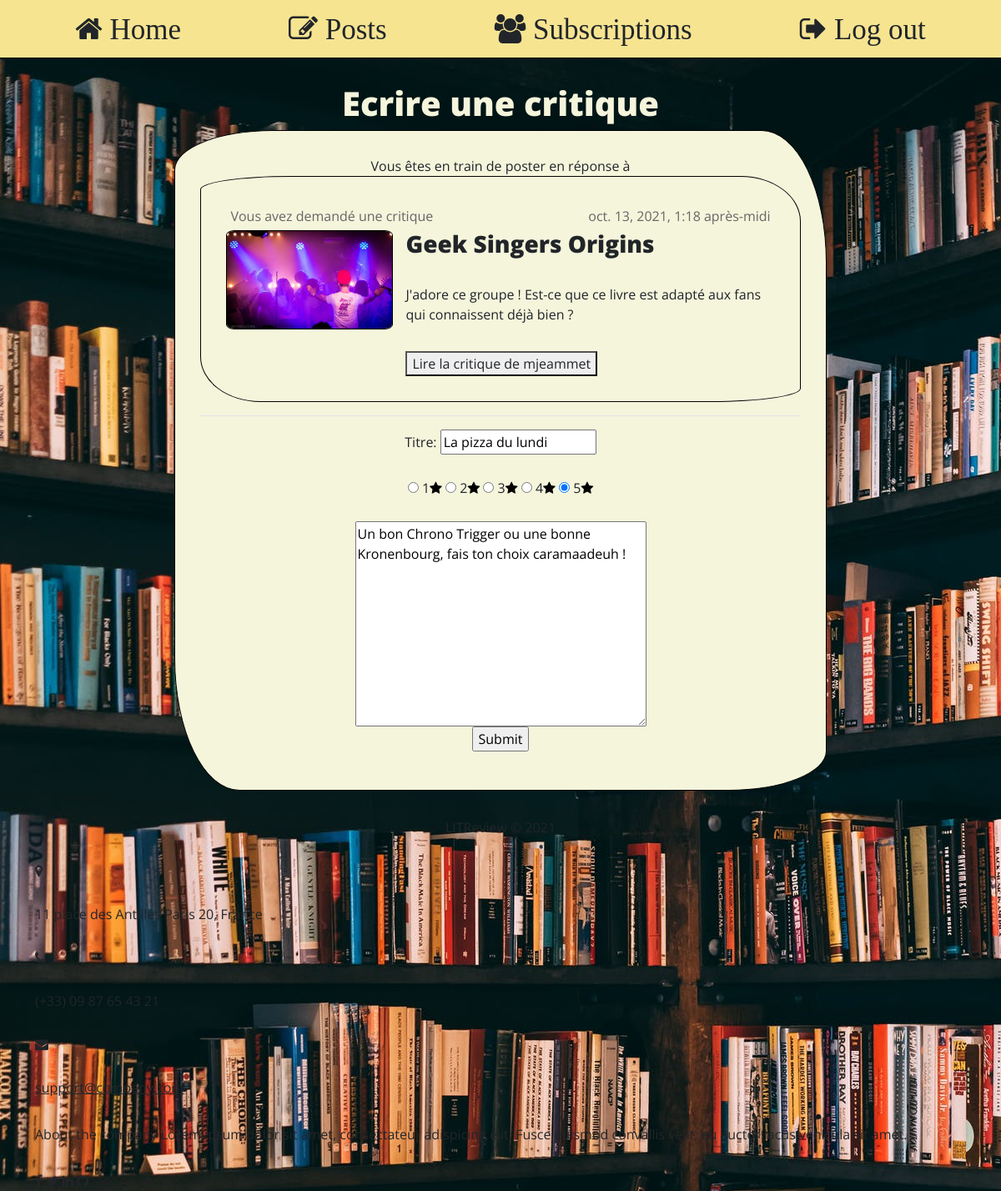
Screenshot of /ticket/2/review/ (signed in) with the database file from the repository.
### reviews_webapp/models.py (models this page shows)
class Ticket(models.Model):
    title = models.CharField(max_length=128)
    description = models.TextField(max_length=2048, blank=True)
    user = models.ForeignKey(
        to=settings.AUTH_USER_MODEL, on_delete=models.CASCADE)
    image = models.ImageField(null=True, blank=True, upload_to="images/")
    time_created = models.DateTimeField(auto_now_add=True)
    @property
    def has_review(self):
        possible_review = Review.objects.filter(ticket__id=self.id)
        return possible_review[0] if possible_review else False

class Review(models.Model):
    ticket = models.ForeignKey(to=Ticket, on_delete=models.CASCADE)
    rating = models.PositiveSmallIntegerField(
        validators=[MinValueValidator(0), MaxValueValidator(5)]
    )
    user = models.ForeignKey(
        to=settings.AUTH_USER_MODEL, on_delete=models.CASCADE)
    headline = models.CharField(max_length=128)
    body = models.TextField(max_length=8192, blank=True)
    time_created = models.DateTimeField(auto_now_add=True)

### authentication/models.py (models this page shows)
class User(AbstractUser):
    pass

### reviews_webapp/views.py (the view, shortened to what this page needs)
# urls.py: path('ticket/<ticket_id>/review/', reviews_webapp.views.ReviewPageView.as_view(), name='review'),
class ReviewPageView(LoginRequiredMixin, DetailView):
    template = 'reviews_webapp/post_details.html'
    def get(self, request, ticket_id):
        if ticket_id == '0':
            context = {
                'title': "Créer une critique",
                'ticket_form': TicketForm(),
                'review_form': ReviewForm(),
            }
            return render(request, self.template, context)
        else:
            ticket = Ticket.objects.get(pk=ticket_id)
            review = Review.objects.filter(ticket__id=ticket_id)
            if review:
                context = {
                    'title': "Ecrire une critique",
                    'ticket': ticket,
                    'review_form': ReviewForm(instance = review[0]),
                }
                return render(request, self.template, context)

### reviews_webapp/forms.py
class ReviewForm(ModelForm):
    rating = forms.ChoiceField(widget=forms.RadioSelect, choices=[(note,note) for note in range(1,6)])
    class Meta:
        model = Review
        fields = ['headline', 'rating', 'body']

### reviews_webapp/templates/reviews_webapp/post_details.html (shortened to what this page needs)
{% extends 'base.html' %}
{% block content %}
<h1>{{ title }}</h1>
{% if review_form and ticket %}
<div class="box post_box">
    Vous êtes en train de poster en réponse à
    {% include 'reviews_webapp/includes/ticket_snippet.html' with post=ticket %}
    <hr>
    <form action="" method="post" enctype="multipart/form-data">
        <div>Titre: {{ review_form.headline }}</div>
        <div class="color: purple">
            {% for radio in review_form.rating %}
            {{ radio }}<p class="fa fa-star"></p>
            {% endfor %}
        </div>
        <div>{{ review_form.body }}</div>
        <input type="submit">
    </form>
</div>
{% elif ticket and ticket.user != request.user %}
    {% include 'reviews_webapp/includes/ticket_snippet.html' with post=ticket %}
{% endif %}
{% endblock content %}

### reviews_webapp/templates/reviews_webapp/includes/ticket_snippet.html (shortened to what this page needs)
<div class='box post_box'>
    <div>
        <p class="post_timecreated" style="float: left;">
            {% if post.user == user %}
                Vous avez demandé une critique
            {% else %}
                {{ post.user }} a demandé une critique
            {% endif %}
        </p>
        <p class="post_timecreated">{{ post.time_created }}</p>
    </div>
    <div style="display: flex; width: 100%">
        {% if post.image %}
            <img class="ticket_img" src="/media/{{ post.image }}" alt="{{ post.title }}" width="200px">
        {% endif %}
        <div class="ticket_text">
            <h3>{{ post.title }} </h3>
            <p>{{ post.description }}</p>
            {% if post.has_review %}
                <button><a href="{% url 'review' ticket_id=post.id %}">Lire la critique de {{ post.has_review.user }}</a></button>
            {% else %}
                <p>
                    <button><a href="{% url 'review' ticket_id=post.id %}">Créer une critique <i class="fa fa-pen"></i></a></button>
                </p>
            {% endif %}
        </div>
    </div>
</div>

### static/css/style.css (style rules this page uses)
body { padding: 0px; margin: 0px; background-image: url('../assets/img/pexels-photo-1907785.jpeg'); font-size: 16px; }
a { text-decoration: none; }
.box { border: 1px solid black; background-color: beige; padding: 30px; }
.post_box { margin-bottom: 10px; border-radius: 15% 10% / 6% 20%; }
h1 { margin-top: 30px; color: beige; }
h3 { size: 22px; }
.post_timecreated { size: 10px; color:#666666; text-align: right; margin: 5px; padding: 0px; float: right; }
.ticket_img { align-self: flex-start; border-radius: 5%; max-width: 200px; border: 1px solid black; }
.ticket_text { width: 100%; padding: 0px 15px; text-align: left; }
.fa.fa-star { color: black; }

### static/css/footer.css (style rules this page uses)
* { font-family: Open Sans; }

### rows the page displays
Ticket: time_created "oct. 13, 2021, 1:18 après-midi", image (picture), title "Geek Singers Origins", description "J'adore ce groupe ! Est-ce que ce livre est adapté aux fans qui connaissent déjà bien ?", has_review.user "mjeammet"
Review: headline "La pizza du lundi", body "Un bon Chrono Trigger ou une bonne Kronenbourg, fais ton choix caramaadeuh !"

### other values shown
{{ title }} "Ecrire une critique"
